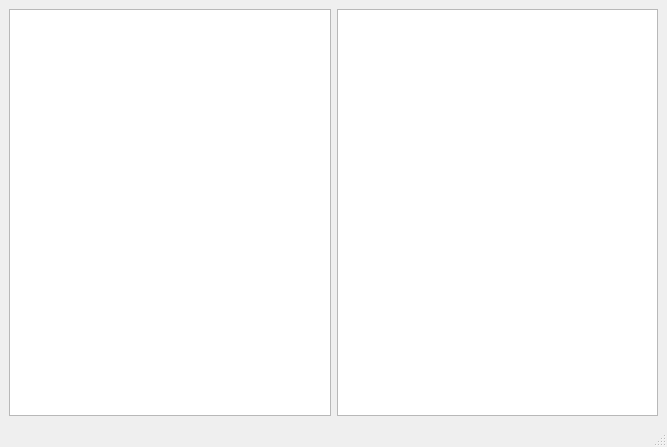
<?xml version="1.0" encoding="UTF-8"?>
<ui version="4.0">
 <class>MainWindow</class>
 <widget class="QMainWindow" name="MainWindow">
  <property name="geometry">
   <rect>
    <x>0</x>
    <y>0</y>
    <width>667</width>
    <height>447</height>
   </rect>
  </property>
  <property name="windowTitle">
   <string>MainWindow</string>
  </property>
  <widget class="QWidget" name="centralwidget">
   <layout class="QHBoxLayout" name="horizontalLayout">
    <item>
     <widget class="QTreeView" name="treeView"/>
    </item>
    <item>
     <widget class="QListView" name="listView"/>
    </item>
   </layout>
  </widget>
  <widget class="QMenuBar" name="menubar">
   <property name="geometry">
    <rect>
     <x>0</x>
     <y>0</y>
     <width>667</width>
     <height>21</height>
    </rect>
   </property>
  </widget>
  <widget class="QStatusBar" name="statusbar"/>
 </widget>
 <resources/>
 <connections/>
</ui>
